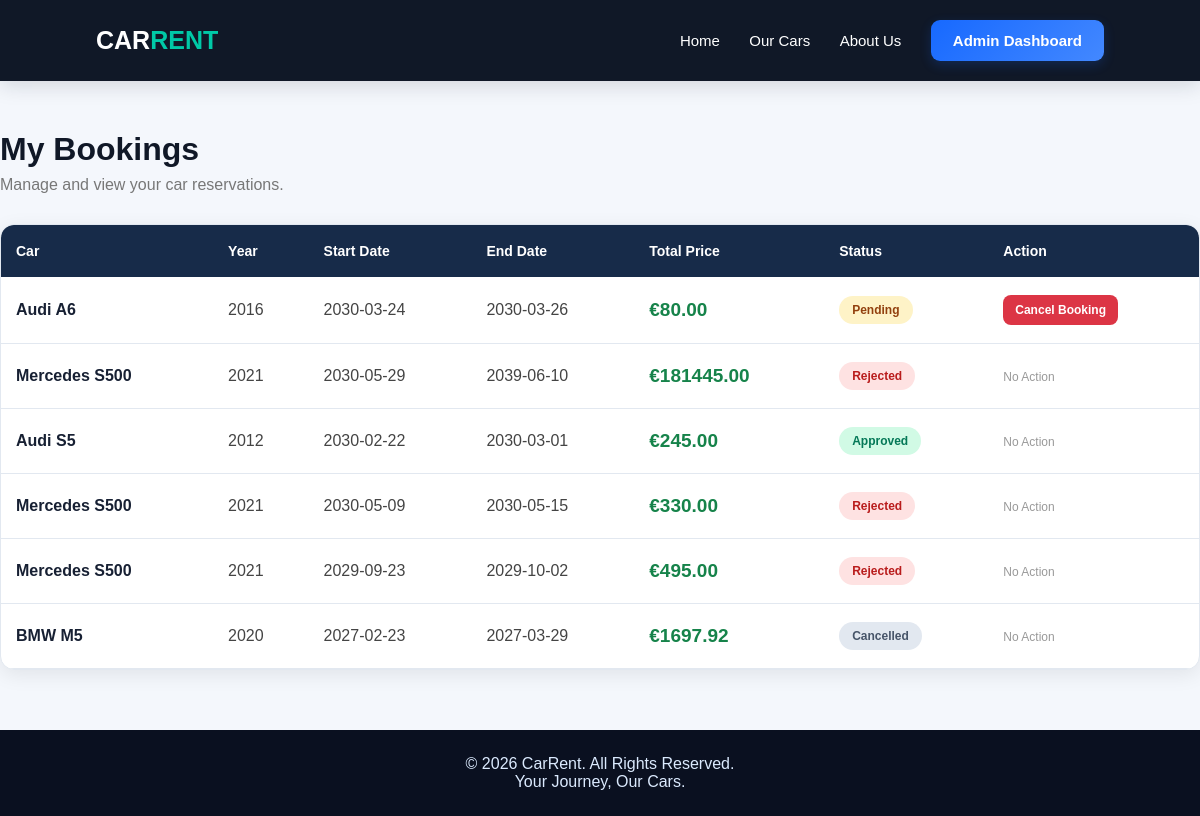
The app's page /my_bookings.php (signed in) with its own data.
### tables this page shows
CREATE TABLE `bookings` (
  `id` int(11) NOT NULL,
  `user_id` int(11) NOT NULL,
  `car_id` int(11) NOT NULL,
  `start_date` date NOT NULL,
  `end_date` date NOT NULL,
  `total_price` decimal(10,2) NOT NULL,
  `status` enum('pending','approved','rejected','cancelled') DEFAULT 'pending',
  `created_at` timestamp NOT NULL DEFAULT current_timestamp()
);

CREATE TABLE `cars` (
  `id` int(11) NOT NULL,
  `brand` varchar(50) NOT NULL,
  `model` varchar(50) NOT NULL,
  `year` int(11) NOT NULL,
  `color` varchar(30) DEFAULT NULL,
  `price_per_day` decimal(10,2) NOT NULL,
  `image` varchar(255) DEFAULT NULL,
  `description` text DEFAULT NULL,
  `status` enum('available','unavailable') DEFAULT 'available',
  `created_at` timestamp NOT NULL DEFAULT current_timestamp()
);

### my_bookings.php (the view, shortened to what this page needs)
<?php
require_once "includes/config.php";
$stmt = $conn->prepare("
    SELECT
        bookings.*,
        cars.brand,
        cars.model,
        cars.year,
        cars.image
    FROM bookings
    INNER JOIN cars ON bookings.car_id = cars.id
    WHERE bookings.user_id = ?
    ORDER BY bookings.id DESC
");
$stmt->execute([$_SESSION['user_id']]);
$bookings = $stmt->fetchAll();
include "includes/header.php";
?>
<div class="container bookings-container">
    <h1 class="bookings-title">My Bookings</h1>
    <p class="bookings-subtitle">Manage and view your car reservations.</p>
    <?php if (count($bookings) > 0): ?>
        <div class="bookings-table-wrapper">
            <table class="bookings-table">
                <thead>
                    <tr>
                        <th>Car</th>
                        <th>Year</th>
                        <th>Start Date</th>
                        <th>End Date</th>
                        <th>Total Price</th>
                        <th>Status</th>
                        <th>Action</th>
                    </tr>
                </thead>
                <tbody>
                    <?php foreach ($bookings as $booking): ?>
                        <tr>
                            <td class="car-name">
                                <?php echo htmlspecialchars($booking['brand'] . " " . $booking['model']); ?>
                            </td>
                            <td><?php echo htmlspecialchars($booking['year']); ?></td>
                            <td><?php echo htmlspecialchars($booking['start_date']); ?></td>
                            <td><?php echo htmlspecialchars($booking['end_date']); ?></td>
                            <td class="price">
                                €<?php echo htmlspecialchars($booking['total_price']); ?>
                            </td>
                            <td>
                                <?php
                                $status = $booking['status'];
                                if ($status == 'pending') {
                                    echo '<span class="status-pending">Pending</span>';
                                } elseif ($status == 'approved') {
                                    echo '<span class="status-approved">Approved</span>';
                                } elseif ($status == 'rejected') {
                                    echo '<span class="status-rejected">Rejected</span>';
                                } elseif ($status == 'cancelled') {
                                    echo '<span class="status-cancelled">Cancelled</span>';
                                }
                                ?>
                            </td>
                            <td>
                                <?php if ($booking['status'] == 'pending'): ?>
                                    <a href="cancel_booking.php?id=<?php echo $booking['id']; ?>"
                                       class="cancel-btn"
                                       onclick="return confirm('Are you sure you want to cancel this booking?');">
                                        Cancel Booking
                                    </a>
                                <?php else: ?>
                                    <span class="no-action">No Action</span>
                                <?php endif; ?>
                            </td>
                        </tr>
                    <?php endforeach; ?>
                </tbody>
            </table>
        </div>
    <?php endif; ?>
</div>
<?php include "includes/footer.php"; ?>

### assets/css/style.css (style rules this page uses)
* { margin: 0; padding: 0; box-sizing: border-box; font-family: Arial, sans-serif; }
body { background-color: #f5f6fa; color: #222; }
.price { color: #ff8c32; font-weight: bold; font-size: 19px; margin-bottom: 15px; }
html { min-height: 100%; }
body { min-height: 100vh; display: flex; flex-direction: column; }
.status-pending { background: #fff3cd; color: #856404; padding: 6px 12px; border-radius: 20px; font-weight: bold; }
.status-approved { background: #d4edda; color: #155724; padding: 6px 12px; border-radius: 20px; font-weight: bold; }
.status-rejected { background: #f8d7da; color: #721c24; padding: 6px 12px; border-radius: 20px; font-weight: bold; }
.status-cancelled { background: #e2e3e5; color: #383d41; padding: 6px 12px; border-radius: 20px; font-weight: bold; }
.bookings-container { padding-top: 50px; padding-bottom: 60px; }
.bookings-title { font-size: 32px; margin-bottom: 8px; color: #172033; }
.bookings-subtitle { color: #777; margin-bottom: 30px; }
.bookings-table-wrapper { width: 100%; overflow-x: auto; background: white; border-radius: 12px; box-shadow: 0 5px 20px rgba(0, 0, 0, 0.08); }
.bookings-table { width: 100%; border-collapse: collapse; min-width: 750px; }
.bookings-table th { background: #172033; color: white; padding: 18px 15px; text-align: left; font-size: 14px; }
.bookings-table td { padding: 18px 15px; border-bottom: 1px solid #eee; color: #444; }
.car-name { font-weight: bold; color: #172033 !important; }
.price { font-weight: bold; color: #16834a !important; }
.status-pending, .status-approved, .status-rejected, .status-cancelled { display: inline-block; padding: 7px 13px; border-radius: 20px; font-size: 12px; font-weight: bold; }
.status-pending { background: #fff3cd; color: #856404; }
.status-approved { background: #d4edda; color: #155724; }
.status-rejected { background: #f8d7da; color: #721c24; }
.status-cancelled { background: #e2e3e5; color: #383d41; }
.cancel-btn { display: inline-block; background: #dc3545; color: white; padding: 8px 12px; border-radius: 6px; text-decoration: none; font-size: 12px; font-weight: bold; transition: 0.3s; }
.no-action { color: #999; font-size: 12px; }
:root { --primary: #1769ff; --primary-dark: #1054d1; --navy: #101827; --mint: #00c9a7; --background: #f4f7fc; --white: #ffffff; --text: #172033; --muted: #718096; --border: #e2e8f0; }
body { background: var(--background); color: var(--text); }
html { scroll-behavior: smooth; }
.price { color: var(--primary); }
.cars-table, .bookings-table { border-radius: 12px; overflow: hidden; }
.cars-table th, .bookings-table th { background: #172b49; color: white; }
.cars-table td, .bookings-table td { border-bottom: 1px solid var(--border); }
.status-approved { background: #d1fae5; color: #047857; }
.status-pending { background: #fef3c7; color: #92400e; }
.status-rejected { background: #fee2e2; color: #b91c1c; }
.status-cancelled { background: #e2e8f0; color: #475569; }
.bookings-title { color: var(--navy); }
.bookings-table-wrapper { border: 1px solid var(--border); border-radius: 14px; }
.cancel-btn { border-radius: 8px; }

### records on screen
bookings: car.model "Audi A6", car.year "2016", start_date "2030-03-24", end_date "2030-03-26", total_price "80.00", status "Pending"
bookings: car.model "Mercedes S500", car.year "2021", start_date "2030-05-29", end_date "2039-06-10", total_price "181445.00", status "Rejected"
bookings: car.model "Audi S5", car.year "2012", start_date "2030-02-22", end_date "2030-03-01", total_price "245.00", status "Approved"
bookings: car.model "Mercedes S500", car.year "2021", start_date "2030-05-09", end_date "2030-05-15", total_price "330.00", status "Rejected"
bookings: car.model "Mercedes S500", car.year "2021", start_date "2029-09-23", end_date "2029-10-02", total_price "495.00", status "Rejected"
bookings: car.model "BMW M5", car.year "2020", start_date "2027-02-23", end_date "2027-03-29", total_price "1697.92", status "Cancelled"
